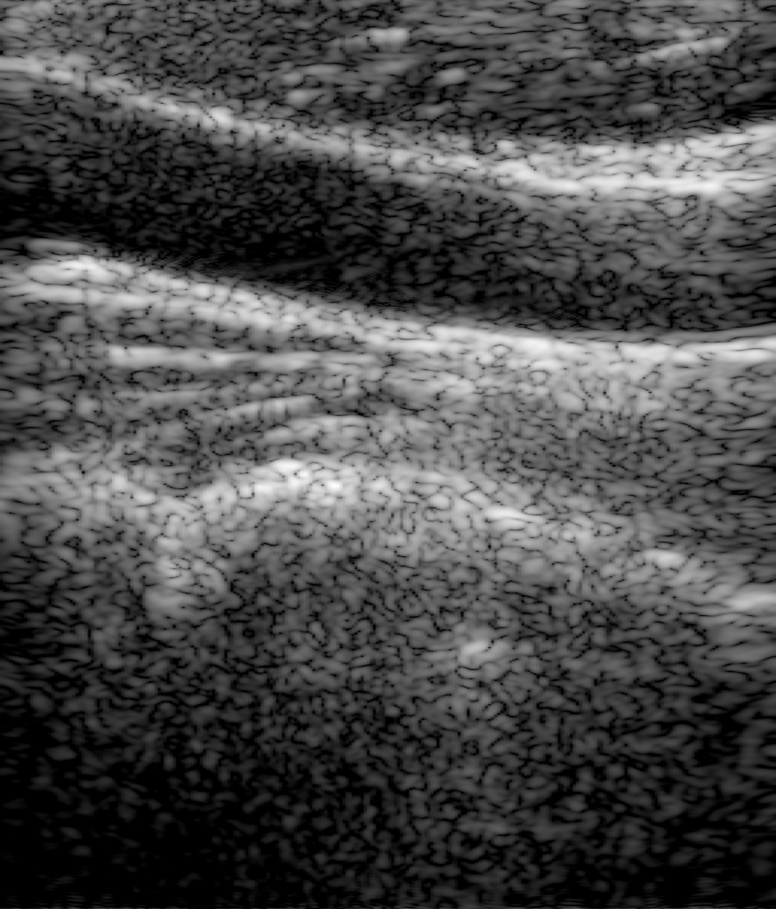
#> input picture fig_tests/carotid_long_expe_dataset_rf_GridSampleDAS.png, 776 x 909 px, shrunk from 1800 x 2109 before the run, found by its file name; the run also reads 1 picture not shown here
$ jupyter execute comparator.ipynb
#> lines starting #> are read from the running program, lines starting #| are printed output that depends on the picture; long printed decimals are rounded
[cell 1]
import numpy as np
import matplotlib.pyplot as plt
import matplotlib.image as mpimg
from skimage.metrics import structural_similarity as ssim
from skimage.metrics import peak_signal_noise_ratio as psnr
from skimage.color import rgb2gray # Opcional, para asegurar conversión

def comparar_pngs(ruta_img1, ruta_img2):
    """
    Lee dos archivos .png, los compara y devuelve los datos en variables.
    """
    img1_raw = mpimg.imread(ruta_img1)
#> img1_raw is the input picture: shape (909, 776, 4) float32; mean R, G, B, A 0.293, 0.293, 0.293, 1
    img2_raw = mpimg.imread(ruta_img2)

    def procesar_canal(img):
        if img.ndim == 3:
            return rgb2gray(img[..., :3])
        return img

    i1 = procesar_canal(img1_raw)
    i2 = procesar_canal(img2_raw)

    rango = max(i1.max(), i2.max()) - min(i1.min(), i2.min())
#> rango = 0.996
    mse_v = np.mean((i1 - i2) ** 2)
#> mse_v = 2.91e-08
    psnr_v = psnr(i1, i2, data_range=rango)
#> psnr_v = 75.33
    ssim_v = ssim(i1, i2, data_range=rango)
#> ssim_v = 1

    metrics = {"mse": mse_v, "psnr": psnr_v, "ssim": ssim_v}
#> metrics = {'mse': 2.91e-08, 'psnr': 75.33, 'ssim': 1}

    fig, axes = plt.subplots(1, 3, figsize=(15, 5))
    axes[0].imshow(i1, cmap='gray')
    axes[0].set_title(f"Archivo: {ruta_img1.split('/')[-1]}")

    axes[1].imshow(i2, cmap='gray')
    axes[1].set_title(f"Archivo: {ruta_img2.split('/')[-1]}")

    diff = np.abs(i1 - i2)
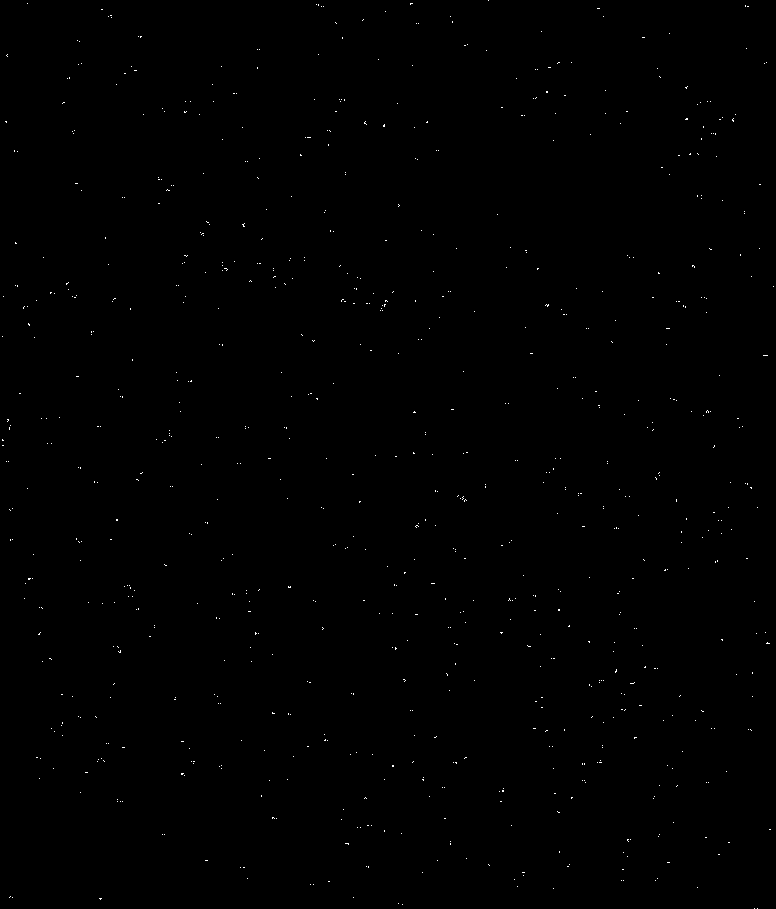
#> diff: shape (909, 776) float32; min 0, max 0.00392, mean 7.41e-06; drawn with min black and max white
    axes[2].imshow(diff, cmap='hot')
    axes[2].set_title("Diferencia Absoluta")

    plt.show()
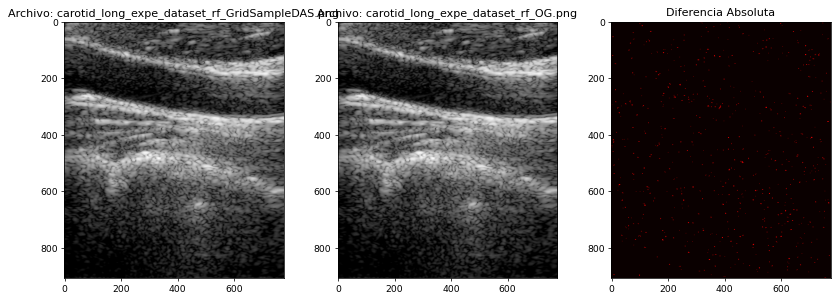
#> figure drawn by matplotlib, 3 panels
    return metrics, i1, i2

ruta1 = "/home/panda/code/usm/deep_bf/fig_tests/carotid_long_expe_dataset_rf_GridSampleDAS.png"
ruta2 = "/home/panda/code/usm/deep_bf/fig_tests/carotid_long_expe_dataset_rf_InterDAS.png"
ruta3 = "/home/panda/code/usm/deep_bf/fig_tests/carotid_long_expe_dataset_rf_OG.png"
stats, data_tf, data_pt = comparar_pngs(ruta1, ruta3)
#> stats = {'mse': 2.91e-08, 'psnr': 75.33, 'ssim': 1}

print(stats)
#| {'mse': 2.9061908e-08, 'psnr': 75.333, 'ssim': 1}
